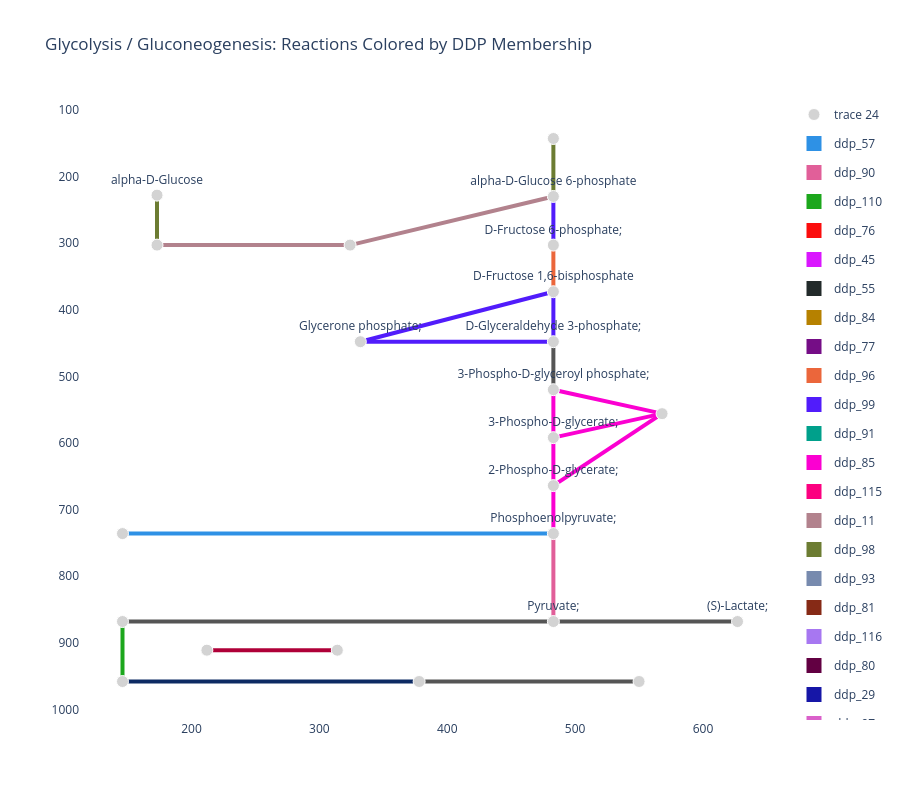

Here is the notebook cell this chart was saved with:
### Markdown cell above
### Glycolysis Reactions Colored by DDP Membership

In this plot, each edge represents a reaction in the [KEGG glycolysis/gluconeogenesis pathway (rn00010)](https://www.kegg.jp/pathway/rn00010). We color each reaction by the DDP it belongs to.

### Code cell
pathway_id_to_plot = "rn00010"

ddp_edge_labels = rxn_to_ddp.copy()

with ddp_pathway_palette(ddp_edge_labels):
    fig = mern_support.kegg_pathway_plot(
        pathway=pathway_id_to_plot,
        dataset=dataset,
        rna=rna,
        user_labels=ddp_edge_labels,
        edge_width=4,
        show_node_labels=True,
        labeled_nodes=metabolite_labels(dataset, pathway=pathway_id_to_plot),
    )

fig.update_layout(
    title="Glycolysis / Gluconeogenesis: Reactions Colored by DDP Membership"
)

fig.write_image(f"{base_path_figures}/glycolysis_ddp_plot.png", width=1200, height=800, scale=2)
fig.show()

### Figure 1 — Plotly figure (JSON) as saved in the notebook; plotly's stock layout.template omitted (floating-point values rounded to 4 significant figures)
{"data": [{"hoverinfo": "none", "line": {"color": "#EB663B", "width": 4}, "mode": "lines", "showlegend": false, "type": "scatter", "x": [483, 483, null], "y": [303, 373, null]}, {"hoverinfo": "none", "line": {"color": "#511CFB", "width": 4}, "mode": "lines", "showlegend": false, "type": "scatter", "x": [483, 483, null], "y": [303, 230, null]}, {"hoverinfo": "none", "line": {"color": "#511CFB", "width": 4}, "mode": "lines", "showlegend": false, "type": "scatter", "x": [483, 483, null], "y": [373, 448, null]}, {"hoverinfo": "none", "line": {"color": "#511CFB", "width": 4}, "mode": "lines", "showlegend": false, "type": "scatter", "x": [483, 332, null], "y": [373, 448, null]}, {"hoverinfo": "none", "line": {"color": "#511CFB", "width": 4}, "mode": "lines", "showlegend": false, "type": "scatter", "x": [483, 332, null], "y": [448, 448, null]}, {"hoverinfo": "none", "line": {"color": "#555555", "width": 4}, "mode": "lines", "showlegend": false, "type": "scatter", "x": [483, 483, null], "y": [448, 520, null]}, {"hoverinfo": "none", "line": {"color": "#FB00D1", "width": 4}, "mode": "lines", "showlegend": false, "type": "scatter", "x": [483, 483, null], "y": [520, 592, null]}, {"hoverinfo": "none", "line": {"color": "#FB00D1", "width": 4}, "mode": "lines", "showlegend": false, "type": "scatter", "x": [483, 568, null], "y": [520, 556, null]}, {"hoverinfo": "none", "line": {"color": "#FB00D1", "width": 4}, "mode": "lines", "showlegend": false, "type": "scatter", "x": [483, 483, null], "y": [592, 664, null]}, {"hoverinfo": "none", "line": {"color": "#FB00D1", "width": 4}, "mode": "lines", "showlegend": false, "type": "scatter", "x": [483, 568, null], "y": [592, 556, null]}, {"hoverinfo": "none", "line": {"color": "#FB00D1", "width": 4}, "mode": "lines", "showlegend": false, "type": "scatter", "x": [483, 483, null], "y": [664, 736, null]}, {"hoverinfo": "none", "line": {"color": "#FB00D1", "width": 4}, "mode": "lines", "showlegend": false, "type": "scatter", "x": [483, 568, null], "y": [664, 556, null]}, {"hoverinfo": "none", "line": {"color": "#E15F99", "width": 4}, "mode": "lines", "showlegend": false, "type": "scatter", "x": [483, 483, null], "y": [736, 868, null]}, {"hoverinfo": "none", "line": {"color": "#2E91E5", "width": 4}, "mode": "lines", "showlegend": false, "type": "scatter", "x": [483, 146, null], "y": [736, 736, null]}, {"hoverinfo": "none", "line": {"color": "#555555", "width": 4}, "mode": "lines", "showlegend": false, "type": "scatter", "x": [483, 146, null], "y": [868, 868, null]}, {"hoverinfo": "none", "line": {"color": "#555555", "width": 4}, "mode": "lines", "showlegend": false, "type": "scatter", "x": [483, 627, null], "y": [868, 868, null]}, {"hoverinfo": "none", "line": {"color": "#1CA71C", "width": 4}, "mode": "lines", "showlegend": false, "type": "scatter", "x": [146, 146, null], "y": [868, 958, null]}, {"hoverinfo": "none", "line": {"color": "#B2828D", "width": 4}, "mode": "lines", "showlegend": false, "type": "scatter", "x": [483, 324, null], "y": [230, 303, null]}, {"hoverinfo": "none", "line": {"color": "#6C7C32", "width": 4}, "mode": "lines", "showlegend": false, "type": "scatter", "x": [483, 483, null], "y": [230, 143, null]}, {"hoverinfo": "none", "line": {"color": "#B2828D", "width": 4}, "mode": "lines", "showlegend": false, "type": "scatter", "x": [324, 173, null], "y": [303, 303, null]}, {"hoverinfo": "none", "line": {"color": "#0D2A63", "width": 4}, "mode": "lines", "showlegend": false, "type": "scatter", "x": [378, 146, null], "y": [958, 958, null]}, {"hoverinfo": "none", "line": {"color": "#555555", "width": 4}, "mode": "lines", "showlegend": false, "type": "scatter", "x": [378, 550, null], "y": [958, 958, null]}, {"hoverinfo": "none", "line": {"color": "#6C7C32", "width": 4}, "mode": "lines", "showlegend": false, "type": "scatter", "x": [173, 173, null], "y": [228, 303, null]}, {"hoverinfo": "none", "line": {"color": "#AF0038", "width": 4}, "mode": "lines", "showlegend": false, "type": "scatter", "x": [212, 314, null], "y": [911, 911, null]}, {"hoverinfo": "text", "hoverlabel": {"bgcolor": "white"}, "hovertemplate": "%{hovertext}<extra></extra>", "hovertext": ["Name: D-Fructose 6-phosphate;<br>ID: cpd:C00085", "Name: D-Fructose 1,6-bisphosphate<br>ID: cpd:C00354", "Name: D-Glyceraldehyde 3-phosphate;<br>ID: cpd:C00118", "Name: Glycerone phosphate;<br>ID: cpd:C00111", "Name: 3-Phospho-D-glyceroyl phosphate;<br>ID: cpd:C00236", "Name: 3-Phospho-D-glycerate;<br>ID: cpd:C00197", "Name: 2-Phospho-D-glycerate;<br>ID: cpd:C00631", "Name: Phosphoenolpyruvate;<br>ID: cpd:C00074", "Name: Pyruvate;<br>ID: cpd:C00022", "Name: Acetyl-CoA;<br>ID: cpd:C00024", "Name: alpha-D-Glucose 6-phosphate<br>ID: cpd:C00668", "Name: beta-D-Glucose 6-phosphate<br>ID: cpd:C01172", "Name: D-Glucose 1-phosphate;<br>ID: cpd:C00103", "Name: Oxaloacetate;<br>ID: cpd:C00036", "Name: (S)-Lactate;<br>ID: cpd:C00186", "Name: Acetaldehyde;<br>ID: cpd:C00084", "Name: Acetate;<br>ID: cpd:C00033", "Name: Ethanol;<br>ID: cpd:C00469", "Name: 2,3-Bisphospho-D-glycerate;<br>ID: cpd:C01159", "Name: alpha-D-Glucose<br>ID: cpd:C00267", "Name: beta-D-Glucose;<br>ID: cpd:C00221", "Name: Enzyme N6-(dihydrolipoyl)lysine;<br>ID: cpd:C15973", "Name: Enzyme N6-(lipoyl)lysine;<br>ID: cpd:C15972"], "marker": {"color": ["lightgray", "lightgray", "lightgray", "lightgray", "lightgray", "lightgray", "lightgray", "lightgray", "lightgray", "lightgray", "lightgray", "lightgray", "lightgray", "lightgray", "lightgray", "lightgray", "lightgray", "lightgray", "lightgray", "lightgray", "lightgray", "lightgray", "lightgray"], "opacity": 1, "size": [12, 12, 12, 12, 12, 12, 12, 12, 12, 12, 12, 12, 12, 12, 12, 12, 12, 12, 12, 12, 12, 12, 12]}, "mode": "markers+text", "text": ["D-Fructose 6-phosphate;", "D-Fructose 1,6-bisphosphate", "D-Glyceraldehyde 3-phosphate;", "Glycerone phosphate;", "3-Phospho-D-glyceroyl phosphate;", "3-Phospho-D-glycerate;", "2-Phospho-D-glycerate;", "Phosphoenolpyruvate;", "Pyruvate;", null, "alpha-D-Glucose 6-phosphate", null, null, null, "(S)-Lactate;", null, null, null, null, "alpha-D-Glucose", null, null, null], "textposition": "top center", "type": "scatter", "x": [483, 483, 483, 332, 483, 483, 483, 483, 483, 146, 483, 324, 483, 146, 627, 378, 146, 550, 568, 173, 173, 212, 314], "y": [303, 373, 448, 448, 520, 592, 664, 736, 868, 868, 230, 303, 143, 736, 868, 958, 958, 958, 556, 228, 303, 911, 911]}, {"hoverinfo": "text", "marker": {"opacity": 0, "size": 10}, "mode": "markers", "showlegend": false, "text": ["Reaction: rn:R00764 rn:R00756 rn:R00762 rn:R05805<br>Value: ddp_96<br>Size: 2.00", "Reaction: rn:R13199<br>Value: ddp_99<br>Size: 2.00", "Reaction: rn:R01068<br>Value: ddp_99<br>Size: 2.00", "Reaction: rn:R01068<br>Value: ddp_99<br>Size: 2.00", "Reaction: rn:R01015<br>Value: ddp_99<br>Size: 2.00", "Reaction: rn:R01061 rn:R01063<br>Value: NA<br>Size: 2.00", "Reaction: rn:R01512<br>Value: ddp_85<br>Size: 2.00", "Reaction: rn:R01662<br>Value: ddp_85<br>Size: 2.00", "Reaction: rn:R01518<br>Value: ddp_85<br>Size: 2.00", "Reaction: rn:R01516<br>Value: ddp_85<br>Size: 2.00", "Reaction: rn:R00658<br>Value: ddp_85<br>Size: 2.00", "Reaction: rn:R09532<br>Value: ddp_85<br>Size: 2.00", "Reaction: rn:R00199 rn:R00200 rn:R00206 rn:R02320<br>Value: ddp_90<br>Size: 2.00", "Reaction: rn:R00341 rn:R00345 rn:R00346 rn:R00431 rn:R00726<br>Value: ddp_57<br>Size: 2.00", "Reaction: rn:R00209 rn:R00210 rn:R00212 rn:R01196 rn:R10866<br>Value: 0<br>Size: 2.00", "Reaction: rn:R00196 rn:R00703 rn:R01447 rn:R13050 rn:R13684<br>Value: 0<br>Size: 2.00", "Reaction: rn:R00229 rn:R00235<br>Value: ddp_110<br>Size: 2.00", "Reaction: rn:R02739<br>Value: ddp_11<br>Size: 2.00", "Reaction: rn:R00959<br>Value: ddp_98<br>Size: 2.00", "Reaction: rn:R01600 rn:R02187 rn:R09086<br>Value: ddp_11<br>Size: 2.00", "Reaction: rn:R00710 rn:R00711<br>Value: ddp_3<br>Size: 2.00", "Reaction: rn:R00746 rn:R00754 rn:R05198 rn:R09127 rn:R09479<br>Value: NA<br>Size: 2.00", "Reaction: rn:R01602<br>Value: ddp_98<br>Size: 2.00", "Reaction: rn:R07618<br>Value: ddp_62<br>Size: 2.00"], "type": "scatter", "x": [483, 483, 483, 407.5, 407.5, 483, 483, 525.5, 483, 525.5, 483, 525.5, 483, 314.5, 314.5, 555, 146, 403.5, 483, 248.5, 262, 464, 173, 263], "y": [338, 266.5, 410.5, 410.5, 448, 484, 556, 538, 628, 574, 700, 610, 802, 736, 868, 868, 913, 266.5, 186.5, 303, 958, 958, 265.5, 911]}, {"legendgroup": "ddp_57", "marker": {"color": "#2E91E5", "size": 15, "symbol": "square"}, "mode": "markers", "name": "ddp_57", "showlegend": true, "type": "scatter", "x": [null], "y": [null]}, {"legendgroup": "ddp_90", "marker": {"color": "#E15F99", "size": 15, "symbol": "square"}, "mode": "markers", "name": "ddp_90", "showlegend": true, "type": "scatter", "x": [null], "y": [null]}, {"legendgroup": "ddp_110", "marker": {"color": "#1CA71C", "size": 15, "symbol": "square"}, "mode": "markers", "name": "ddp_110", "showlegend": true, "type": "scatter", "x": [null], "y": [null]}, {"legendgroup": "ddp_76", "marker": {"color": "#FB0D0D", "size": 15, "symbol": "square"}, "mode": "markers", "name": "ddp_76", "showlegend": true, "type": "scatter", "x": [null], "y": [null]}, {"legendgroup": "ddp_45", "marker": {"color": "#DA16FF", "size": 15, "symbol": "square"}, "mode": "markers", "name": "ddp_45", "showlegend": true, "type": "scatter", "x": [null], "y": [null]}, {"legendgroup": "ddp_55", "marker": {"color": "#222A2A", "size": 15, "symbol": "square"}, "mode": "markers", "name": "ddp_55", "showlegend": true, "type": "scatter", "x": [null], "y": [null]}, {"legendgroup": "ddp_84", "marker": {"color": "#B68100", "size": 15, "symbol": "square"}, "mode": "markers", "name": "ddp_84", "showlegend": true, "type": "scatter", "x": [null], "y": [null]}, {"legendgroup": "ddp_77", "marker": {"color": "#750D86", "size": 15, "symbol": "square"}, "mode": "markers", "name": "ddp_77", "showlegend": true, "type": "scatter", "x": [null], "y": [null]}, {"legendgroup": "ddp_96", "marker": {"color": "#EB663B", "size": 15, "symbol": "square"}, "mode": "markers", "name": "ddp_96", "showlegend": true, "type": "scatter", "x": [null], "y": [null]}, {"legendgroup": "ddp_99", "marker": {"color": "#511CFB", "size": 15, "symbol": "square"}, "mode": "markers", "name": "ddp_99", "showlegend": true, "type": "scatter", "x": [null], "y": [null]}, {"legendgroup": "ddp_91", "marker": {"color": "#00A08B", "size": 15, "symbol": "square"}, "mode": "markers", "name": "ddp_91", "showlegend": true, "type": "scatter", "x": [null], "y": [null]}, {"legendgroup": "ddp_85", "marker": {"color": "#FB00D1", "size": 15, "symbol": "square"}, "mode": "markers", "name": "ddp_85", "showlegend": true, "type": "scatter", "x": [null], "y": [null]}, {"legendgroup": "ddp_115", "marker": {"color": "#FC0080", "size": 15, "symbol": "square"}, "mode": "markers", "name": "ddp_115", "showlegend": true, "type": "scatter", "x": [null], "y": [null]}, {"legendgroup": "ddp_11", "marker": {"color": "#B2828D", "size": 15, "symbol": "square"}, "mode": "markers", "name": "ddp_11", "showlegend": true, "type": "scatter", "x": [null], "y": [null]}, {"legendgroup": "ddp_98", "marker": {"color": "#6C7C32", "size": 15, "symbol": "square"}, "mode": "markers", "name": "ddp_98", "showlegend": true, "type": "scatter", "x": [null], "y": [null]}, {"legendgroup": "ddp_93", "marker": {"color": "#778AAE", "size": 15, "symbol": "square"}, "mode": "markers", "name": "ddp_93", "showlegend": true, "type": "scatter", "x": [null], "y": [null]}, {"legendgroup": "ddp_81", "marker": {"color": "#862A16", "size": 15, "symbol": "square"}, "mode": "markers", "name": "ddp_81", "showlegend": true, "type": "scatter", "x": [null], "y": [null]}, {"legendgroup": "ddp_116", "marker": {"color": "#A777F1", "size": 15, "symbol": "square"}, "mode": "markers", "name": "ddp_116", "showlegend": true, "type": "scatter", "x": [null], "y": [null]}, {"legendgroup": "ddp_80", "marker": {"color": "#620042", "size": 15, "symbol": "square"}, "mode": "markers", "name": "ddp_80", "showlegend": true, "type": "scatter", "x": [null], "y": [null]}, {"legendgroup": "ddp_29", "marker": {"color": "#1616A7", "size": 15, "symbol": "square"}, "mode": "markers", "name": "ddp_29", "showlegend": true, "type": "scatter", "x": [null], "y": [null]}, {"legendgroup": "ddp_97", "marker": {"color": "#DA60CA", "size": 15, "symbol": "square"}, "mode": "markers", "name": "ddp_97", "showlegend": true, "type": "scatter", "x": [null], "y": [null]}, {"legendgroup": "ddp_86", "marker": {"color": "#6C4516", "size": 15, "symbol": "square"}, "mode": "markers", "name": "ddp_86", "showlegend": true, "type": "scatter", "x": [null], "y": [null]}, {"legendgroup": "ddp_3", "marker": {"color": "#0D2A63", "size": 15, "symbol": "square"}, "mode": "markers", "name": "ddp_3", "showlegend": true, "type": "scatter", "x": [null], "y": [null]}, {"legendgroup": "ddp_87", "marker": {"color": "#AF0038", "size": 15, "symbol": "square"}, "mode": "markers", "name": "ddp_87", "showlegend": true, "type": "scatter", "x": [null], "y": [null]}, {"legendgroup": "ddp_102", "marker": {"color": "#2E91E5", "size": 15, "symbol": "square"}, "mode": "markers", "name": "ddp_102", "showlegend": true, "type": "scatter", "x": [null], "y": [null]}, {"legendgroup": "ddp_12", "marker": {"color": "#E15F99", "size": 15, "symbol": "square"}, "mode": "markers", "name": "ddp_12", "showlegend": true, "type": "scatter", "x": [null], "y": [null]}, {"legendgroup": "ddp_46", "marker": {"color": "#1CA71C", "size": 15, "symbol": "square"}, "mode": "markers", "name": "ddp_46", "showlegend": true, "type": "scatter", "x": [null], "y": [null]}, {"legendgroup": "ddp_8", "marker": {"color": "#FB0D0D", "size": 15, "symbol": "square"}, "mode": "markers", "name": "ddp_8", "showlegend": true, "type": "scatter", "x": [null], "y": [null]}, {"legendgroup": "ddp_79", "marker": {"color": "#DA16FF", "size": 15, "symbol": "square"}, "mode": "markers", "name": "ddp_79", "showlegend": true, "type": "scatter", "x": [null], "y": [null]}, {"legendgroup": "ddp_69", "marker": {"color": "#222A2A", "size": 15, "symbol": "square"}, "mode": "markers", "name": "ddp_69", "showlegend": true, "type": "scatter", "x": [null], "y": [null]}, {"legendgroup": "ddp_58", "marker": {"color": "#B68100", "size": 15, "symbol": "square"}, "mode": "markers", "name": "ddp_58", "showlegend": true, "type": "scatter", "x": [null], "y": [null]}, {"legendgroup": "ddp_75", "marker": {"color": "#750D86", "size": 15, "symbol": "square"}, "mode": "markers", "name": "ddp_75", "showlegend": true, "type": "scatter", "x": [null], "y": [null]}, {"legendgroup": "ddp_82", "marker": {"color": "#EB663B", "size": 15, "symbol": "square"}, "mode": "markers", "name": "ddp_82", "showlegend": true, "type": "scatter", "x": [null], "y": [null]}, {"legendgroup": "ddp_16", "marker": {"color": "#511CFB", "size": 15, "symbol": "square"}, "mode": "markers", "name": "ddp_16", "showlegend": true, "type": "scatter", "x": [null], "y": [null]}, {"legendgroup": "ddp_39", "marker": {"color": "#00A08B", "size": 15, "symbol": "square"}, "mode": "markers", "name": "ddp_39", "showlegend": true, "type": "scatter", "x": [null], "y": [null]}, {"legendgroup": "ddp_5", "marker": {"color": "#FB00D1", "size": 15, "symbol": "square"}, "mode": "markers", "name": "ddp_5", "showlegend": true, "type": "scatter", "x": [null], "y": [null]}, {"legendgroup": "ddp_70", "marker": {"color": "#FC0080", "size": 15, "symbol": "square"}, "mode": "markers", "name": "ddp_70", "showlegend": true, "type": "scatter", "x": [null], "y": [null]}, {"legendgroup": "ddp_1", "marker": {"color": "#B2828D", "size": 15, "symbol": "square"}, "mode": "markers", "name": "ddp_1", "showlegend": true, "type": "scatter", "x": [null], "y": [null]}, {"legendgroup": "ddp_44", "marker": {"color": "#6C7C32", "size": 15, "symbol": "square"}, "mode": "markers", "name": "ddp_44", "showlegend": true, "type": "scatter", "x": [null], "y": [null]}, {"legendgroup": "ddp_104", "marker": {"color": "#778AAE", "size": 15, "symbol": "square"}, "mode": "markers", "name": "ddp_104", "showlegend": true, "type": "scatter", "x": [null], "y": [null]}, {"legendgroup": "ddp_109", "marker": {"color": "#862A16", "size": 15, "symbol": "square"}, "mode": "markers", "name": "ddp_109", "showlegend": true, "type": "scatter", "x": [null], "y": [null]}, {"legendgroup": "ddp_6", "marker": {"color": "#A777F1", "size": 15, "symbol": "square"}, "mode": "markers", "name": "ddp_6", "showlegend": true, "type": "scatter", "x": [null], "y": [null]}, {"legendgroup": "ddp_17", "marker": {"color": "#620042", "size": 15, "symbol": "square"}, "mode": "markers", "name": "ddp_17", "showlegend": true, "type": "scatter", "x": [null], "y": [null]}, {"legendgroup": "ddp_43", "marker": {"color": "#1616A7", "size": 15, "symbol": "square"}, "mode": "markers", "name": "ddp_43", "showlegend": true, "type": "scatter", "x": [null], "y": [null]}, {"legendgroup": "ddp_18", "marker": {"color": "#DA60CA", "size": 15, "symbol": "square"}, "mode": "markers", "name": "ddp_18", "showlegend": true, "type": "scatter", "x": [null], "y": [null]}, {"legendgroup": "ddp_9", "marker": {"color": "#6C4516", "size": 15, "symbol": "square"}, "mode": "markers", "name": "ddp_9", "showlegend": true, "type": "scatter", "x": [null], "y": [null]}, {"legendgroup": "ddp_24", "marker": {"color": "#0D2A63", "size": 15, "symbol": "square"}, "mode": "markers", "name": "ddp_24", "showlegend": true, "type": "scatter", "x": [null], "y": [null]}, {"legendgroup": "ddp_62", "marker": {"color": "#AF0038", "size": 15, "symbol": "square"}, "mode": "markers", "name": "ddp_62", "showlegend": true, "type": "scatter", "x": [null], "y": [null]}, {"legendgroup": "ddp_4", "marker": {"color": "#2E91E5", "size": 15, "symbol": "square"}, "mode": "markers", "name": "ddp_4", "showlegend": true, "type": "scatter", "x": [null], "y": [null]}, {"legendgroup": "ddp_23", "marker": {"color": "#E15F99", "size": 15, "symbol": "square"}, "mode": "markers", "name": "ddp_23", "showlegend": true, "type": "scatter", "x": [null], "y": [null]}, {"legendgroup": "ddp_26", "marker": {"color": "#1CA71C", "size": 15, "symbol": "square"}, "mode": "markers", "name": "ddp_26", "showlegend": true, "type": "scatter", "x": [null], "y": [null]}, {"legendgroup": "ddp_117", "marker": {"color": "#FB0D0D", "size": 15, "symbol": "square"}, "mode": "markers", "name": "ddp_117", "showlegend": true, "type": "scatter", "x": [null], "y": [null]}, {"legendgroup": "ddp_13", "marker": {"color": "#DA16FF", "size": 15, "symbol": "square"}, "mode": "markers", "name": "ddp_13", "showlegend": true, "type": "scatter", "x": [null], "y": [null]}, {"legendgroup": "ddp_108", "marker": {"color": "#222A2A", "size": 15, "symbol": "square"}, "mode": "markers", "name": "ddp_108", "showlegend": true, "type": "scatter", "x": [null], "y": [null]}, {"legendgroup": "ddp_105", "marker": {"color": "#B68100", "size": 15, "symbol": "square"}, "mode": "markers", "name": "ddp_105", "showlegend": true, "type": "scatter", "x": [null], "y": [null]}, {"legendgroup": "ddp_35", "marker": {"color": "#750D86", "size": 15, "symbol": "square"}, "mode": "markers", "name": "ddp_35", "showlegend": true, "type": "scatter", "x": [null], "y": [null]}, {"legendgroup": "ddp_28", "marker": {"color": "#EB663B", "size": 15, "symbol": "square"}, "mode": "markers", "name": "ddp_28", "showlegend": true, "type": "scatter", "x": [null], "y": [null]}, {"legendgroup": "ddp_27", "marker": {"color": "#511CFB", "size": 15, "symbol": "square"}, "mode": "markers", "name": "ddp_27", "showlegend": true, "type": "scatter", "x": [null], "y": [null]}, {"legendgroup": "ddp_88", "marker": {"color": "#00A08B", "size": 15, "symbol": "square"}, "mode": "markers", "name": "ddp_88", "showlegend": true, "type": "scatter", "x": [null], "y": [null]}, {"legendgroup": "ddp_114", "marker": {"color": "#FB00D1", "size": 15, "symbol": "square"}, "mode": "markers", "name": "ddp_114", "showlegend": true, "type": "scatter", "x": [null], "y": [null]}, {"legendgroup": "ddp_20", "marker": {"color": "#FC0080", "size": 15, "symbol": "square"}, "mode": "markers", "name": "ddp_20", "showlegend": true, "type": "scatter", "x": [null], "y": [null]}, {"legendgroup": "ddp_92", "marker": {"color": "#B2828D", "size": 15, "symbol": "square"}, "mode": "markers", "name": "ddp_92", "showlegend": true, "type": "scatter", "x": [null], "y": [null]}, {"legendgroup": "ddp_42", "marker": {"color": "#6C7C32", "size": 15, "symbol": "square"}, "mode": "markers", "name": "ddp_42", "showlegend": true, "type": "scatter", "x": [null], "y": [null]}, {"legendgroup": "ddp_113", "marker": {"color": "#778AAE", "size": 15, "symbol": "square"}, "mode": "markers", "name": "ddp_113", "showlegend": true, "type": "scatter", "x": [null], "y": [null]}, {"legendgroup": "ddp_100", "marker": {"color": "#862A16", "size": 15, "symbol": "square"}, "mode": "markers", "name": "ddp_100", "showlegend": true, "type": "scatter", "x": [null], "y": [null]}, {"legendgroup": "ddp_68", "marker": {"color": "#A777F1", "size": 15, "symbol": "square"}, "mode": "markers", "name": "ddp_68", "showlegend": true, "type": "scatter", "x": [null], "y": [null]}, {"legendgroup": "ddp_56", "marker": {"color": "#620042", "size": 15, "symbol": "square"}, "mode": "markers", "name": "ddp_56", "showlegend": true, "type": "scatter", "x": [null], "y": [null]}, {"legendgroup": "ddp_15", "marker": {"color": "#1616A7", "size": 15, "symbol": "square"}, "mode": "markers", "name": "ddp_15", "showlegend": true, "type": "scatter", "x": [null], "y": [null]}, {"legendgroup": "ddp_103", "marker": {"color": "#DA60CA", "size": 15, "symbol": "square"}, "mode": "markers", "name": "ddp_103", "showlegend": true, "type": "scatter", "x": [null], "y": [null]}, {"legendgroup": "ddp_41", "marker": {"color": "#6C4516", "size": 15, "symbol": "square"}, "mode": "markers", "name": "ddp_41", "showlegend": true, "type": "scatter", "x": [null], "y": [null]}, {"legendgroup": "ddp_94", "marker": {"color": "#0D2A63", "size": 15, "symbol": "square"}, "mode": "markers", "name": "ddp_94", "showlegend": true, "type": "scatter", "x": [null], "y": [null]}, {"legendgroup": "ddp_112", "marker": {"color": "#AF0038", "size": 15, "symbol": "square"}, "mode": "markers", "name": "ddp_112", "showlegend": true, "type": "scatter", "x": [null], "y": [null]}, {"legendgroup": "ddp_72", "marker": {"color": "#2E91E5", "size": 15, "symbol": "square"}, "mode": "markers", "name": "ddp_72", "showlegend": true, "type": "scatter", "x": [null], "y": [null]}, {"legendgroup": "ddp_14", "marker": {"color": "#E15F99", "size": 15, "symbol": "square"}, "mode": "markers", "name": "ddp_14", "showlegend": true, "type": "scatter", "x": [null], "y": [null]}, {"legendgroup": "ddp_111", "marker": {"color": "#1CA71C", "size": 15, "symbol": "square"}, "mode": "markers", "name": "ddp_111", "showlegend": true, "type": "scatter", "x": [null], "y": [null]}, {"legendgroup": "ddp_83", "marker": {"color": "#FB0D0D", "size": 15, "symbol": "square"}, "mode": "markers", "name": "ddp_83", "showlegend": true, "type": "scatter", "x": [null], "y": [null]}, {"legendgroup": "ddp_7", "marker": {"color": "#DA16FF", "size": 15, "symbol": "square"}, "mode": "markers", "name": "ddp_7", "showlegend": true, "type": "scatter", "x": [null], "y": [null]}, {"legendgroup": "ddp_19", "marker": {"color": "#222A2A", "size": 15, "symbol": "square"}, "mode": "markers", "name": "ddp_19", "showlegend": true, "type": "scatter", "x": [null], "y": [null]}, {"legendgroup": "ddp_25", "marker": {"color": "#B68100", "size": 15, "symbol": "square"}, "mode": "markers", "name": "ddp_25", "showlegend": true, "type": "scatter", "x": [null], "y": [null]}, {"legendgroup": "ddp_61", "marker": {"color": "#750D86", "size": 15, "symbol": "square"}, "mode": "markers", "name": "ddp_61", "showlegend": true, "type": "scatter", "x": [null], "y": [null]}, {"legendgroup": "ddp_60", "marker": {"color": "#EB663B", "size": 15, "symbol": "square"}, "mode": "markers", "name": "ddp_60", "showlegend": true, "type": "scatter", "x": [null], "y": [null]}, {"legendgroup": "ddp_59", "marker": {"color": "#511CFB", "size": 15, "symbol": "square"}, "mode": "markers", "name": "ddp_59", "showlegend": true, "type": "scatter", "x": [null], "y": [null]}, {"legendgroup": "ddp_106", "marker": {"color": "#00A08B", "size": 15, "symbol": "square"}, "mode": "markers", "name": "ddp_106", "showlegend": true, "type": "scatter", "x": [null], "y": [null]}, {"legendgroup": "ddp_49", "marker": {"color": "#FB00D1", "size": 15, "symbol": "square"}, "mode": "markers", "name": "ddp_49", "showlegend": true, "type": "scatter", "x": [null], "y": [null]}, {"legendgroup": "ddp_74", "marker": {"color": "#FC0080", "size": 15, "symbol": "square"}, "mode": "markers", "name": "ddp_74", "showlegend": true, "type": "scatter", "x": [null], "y": [null]}, {"legendgroup": "ddp_40", "marker": {"color": "#B2828D", "size": 15, "symbol": "square"}, "mode": "markers", "name": "ddp_40", "showlegend": true, "type": "scatter", "x": [null], "y": [null]}, {"legendgroup": "ddp_33", "marker": {"color": "#6C7C32", "size": 15, "symbol": "square"}, "mode": "markers", "name": "ddp_33", "showlegend": true, "type": "scatter", "x": [null], "y": [null]}, {"legendgroup": "ddp_34", "marker": {"color": "#778AAE", "size": 15, "symbol": "square"}, "mode": "markers", "name": "ddp_34", "showlegend": true, "type": "scatter", "x": [null], "y": [null]}, {"legendgroup": "ddp_32", "marker": {"color": "#862A16", "size": 15, "symbol": "square"}, "mode": "markers", "name": "ddp_32", "showlegend": true, "type": "scatter", "x": [null], "y": [null]}, {"legendgroup": "ddp_89", "marker": {"color": "#A777F1", "size": 15, "symbol": "square"}, "mode": "markers", "name": "ddp_89", "showlegend": true, "type": "scatter", "x": [null], "y": [null]}, {"legendgroup": "ddp_65", "marker": {"color": "#620042", "size": 15, "symbol": "square"}, "mode": "markers", "name": "ddp_65", "showlegend": true, "type": "scatter", "x": [null], "y": [null]}, {"legendgroup": "ddp_30", "marker": {"color": "#1616A7", "size": 15, "symbol": "square"}, "mode": "markers", "name": "ddp_30", "showlegend": true, "type": "scatter", "x": [null], "y": [null]}, {"legendgroup": "ddp_73", "marker": {"color": "#DA60CA", "size": 15, "symbol": "square"}, "mode": "markers", "name": "ddp_73", "showlegend": true, "type": "scatter", "x": [null], "y": [null]}, {"legendgroup": "ddp_95", "marker": {"color": "#6C4516", "size": 15, "symbol": "square"}, "mode": "markers", "name": "ddp_95", "showlegend": true, "type": "scatter", "x": [null], "y": [null]}, {"legendgroup": "ddp_107", "marker": {"color": "#0D2A63", "size": 15, "symbol": "square"}, "mode": "markers", "name": "ddp_107", "showlegend": true, "type": "scatter", "x": [null], "y": [null]}, {"legendgroup": "ddp_63", "marker": {"color": "#AF0038", "size": 15, "symbol": "square"}, "mode": "markers", "name": "ddp_63", "showlegend": true, "type": "scatter", "x": [null], "y": [null]}, {"legendgroup": "ddp_31", "marker": {"color": "#2E91E5", "size": 15, "symbol": "square"}, "mode": "markers", "name": "ddp_31", "showlegend": true, "type": "scatter", "x": [null], "y": [null]}, {"legendgroup": "ddp_64", "marker": {"color": "#E15F99", "size": 15, "symbol": "square"}, "mode": "markers", "name": "ddp_64", "showlegend": true, "type": "scatter", "x": [null], "y": [null]}, {"legendgroup": "ddp_51", "marker": {"color": "#1CA71C", "size": 15, "symbol": "square"}, "mode": "markers", "name": "ddp_51", "showlegend": true, "type": "scatter", "x": [null], "y": [null]}, {"legendgroup": "ddp_2", "marker": {"color": "#FB0D0D", "size": 15, "symbol": "square"}, "mode": "markers", "name": "ddp_2", "showlegend": true, "type": "scatter", "x": [null], "y": [null]}, {"legendgroup": "ddp_67", "marker": {"color": "#DA16FF", "size": 15, "symbol": "square"}, "mode": "markers", "name": "ddp_67", "showlegend": true, "type": "scatter", "x": [null], "y": [null]}, {"legendgroup": "ddp_101", "marker": {"color": "#222A2A", "size": 15, "symbol": "square"}, "mode": "markers", "name": "ddp_101", "showlegend": true, "type": "scatter", "x": [null], "y": [null]}, {"legendgroup": "ddp_66", "marker": {"color": "#B68100", "size": 15, "symbol": "square"}, "mode": "markers", "name": "ddp_66", "showlegend": true, "type": "scatter", "x": [null], "y": [null]}, {"legendgroup": "ddp_48", "marker": {"color": "#750D86", "size": 15, "symbol": "square"}, "mode": "markers", "name": "ddp_48", "showlegend": true, "type": "scatter", "x": [null], "y": [null]}, {"legendgroup": "ddp_0", "marker": {"color": "#EB663B", "size": 15, "symbol": "square"}, "mode": "markers", "name": "ddp_0", "showlegend": true, "type": "scatter", "x": [null], "y": [null]}, {"legendgroup": "ddp_50", "marker": {"color": "#511CFB", "size": 15, "symbol": "square"}, "mode": "markers", "name": "ddp_50", "showlegend": true, "type": "scatter", "x": [null], "y": [null]}, {"legendgroup": "ddp_78", "marker": {"color": "#00A08B", "size": 15, "symbol": "square"}, "mode": "markers", "name": "ddp_78", "showlegend": true, "type": "scatter", "x": [null], "y": [null]}, {"legendgroup": "ddp_52", "marker": {"color": "#FB00D1", "size": 15, "symbol": "square"}, "mode": "markers", "name": "ddp_52", "showlegend": true, "type": "scatter", "x": [null], "y": [null]}, {"legendgroup": "ddp_21", "marker": {"color": "#FC0080", "size": 15, "symbol": "square"}, "mode": "markers", "name": "ddp_21", "showlegend": true, "type": "scatter", "x": [null], "y": [null]}, {"legendgroup": "ddp_10", "marker": {"color": "#B2828D", "size": 15, "symbol": "square"}, "mode": "markers", "name": "ddp_10", "showlegend": true, "type": "scatter", "x": [null], "y": [null]}, {"legendgroup": "ddp_71", "marker": {"color": "#6C7C32", "size": 15, "symbol": "square"}, "mode": "markers", "name": "ddp_71", "showlegend": true, "type": "scatter", "x": [null], "y": [null]}, {"legendgroup": "ddp_36", "marker": {"color": "#778AAE", "size": 15, "symbol": "square"}, "mode": "markers", "name": "ddp_36", "showlegend": true, "type": "scatter", "x": [null], "y": [null]}, {"legendgroup": "ddp_53", "marker": {"color": "#862A16", "size": 15, "symbol": "square"}, "mode": "markers", "name": "ddp_53", "showlegend": true, "type": "scatter", "x": [null], "y": [null]}, {"legendgroup": "ddp_54", "marker": {"color": "#A777F1", "size": 15, "symbol": "square"}, "mode": "markers", "name": "ddp_54", "showlegend": true, "type": "scatter", "x": [null], "y": [null]}, {"legendgroup": "ddp_38", "marker": {"color": "#620042", "size": 15, "symbol": "square"}, "mode": "markers", "name": "ddp_38", "showlegend": true, "type": "scatter", "x": [null], "y": [null]}, {"legendgroup": "ddp_37", "marker": {"color": "#1616A7", "size": 15, "symbol": "square"}, "mode": "markers", "name": "ddp_37", "showlegend": true, "type": "scatter", "x": [null], "y": [null]}, {"legendgroup": "ddp_47", "marker": {"color": "#DA60CA", "size": 15, "symbol": "square"}, "mode": "markers", "name": "ddp_47", "showlegend": true, "type": "scatter", "x": [null], "y": [null]}, {"legendgroup": "ddp_22", "marker": {"color": "#6C4516", "size": 15, "symbol": "square"}, "mode": "markers", "name": "ddp_22", "showlegend": true, "type": "scatter", "x": [null], "y": [null]}], "layout": {"height": 800, "hovermode": "closest", "plot_bgcolor": "white", "title": {"text": "Glycolysis / Gluconeogenesis: Reactions Colored by DDP Membership"}, "xaxis": {"showgrid": false}, "yaxis": {"autorange": "reversed", "showgrid": false}}}
